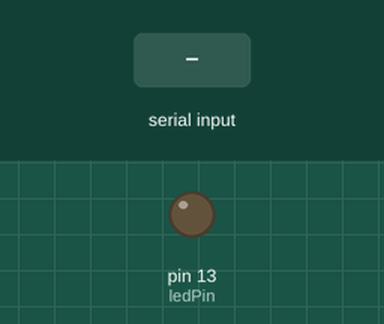
Simulated run of this sketch. Board: Arduino Uno, built with avr-gcc and run on an emulated ATmega328P. Parts: output pins drawn as LEDs (lit = HIGH). Inputs (shaded band) come from the test bench.

Above: at 1.2 s.
1.3 s: "90 45\n" received over Serial
At 2.1 s:
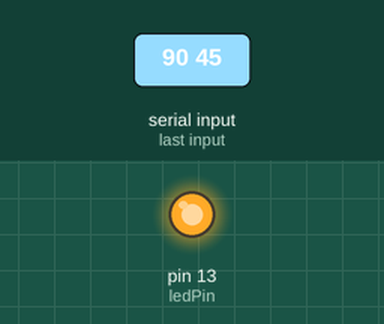
Timing chart, 0 to 10.3 s (numbered marks = the images above; inputs shaded):
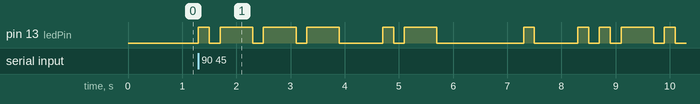

The sketch:

sketch_08_01.pde
```cpp
// sketch 08-01
#include <avr/pgmspace.h>
int ledPin = 13;
int dotDelay = 200;

PROGMEM prog_char sA[]  = ".-";
PROGMEM prog_char sB[]  = "-...";
PROGMEM prog_char sC[]  = "-.-.";
PROGMEM prog_char sD[]  = "-..";
PROGMEM prog_char sE[]  = ".";
PROGMEM prog_char sF[]  = "..-.";
PROGMEM prog_char sG[]  = "--.";
PROGMEM prog_char sH[]  = "....";
PROGMEM prog_char sI[]  = "..";
PROGMEM prog_char sJ[]  = ".---";
PROGMEM prog_char sK[]  = "-.-";
PROGMEM prog_char sL[]  = ".-..";
PROGMEM prog_char sM[]  = "--";
PROGMEM prog_char sN[]  = "-.";
PROGMEM prog_char sO[]  = "---";
PROGMEM prog_char sP[]  = ".--.";
PROGMEM prog_char sQ[]  = "--.-";
PROGMEM prog_char sR[]  = ".-.";
PROGMEM prog_char sS[]  = "...";
PROGMEM prog_char sT[]  = "-";
PROGMEM prog_char sU[]  = "..-";
PROGMEM prog_char sV[]  = "...-";
PROGMEM prog_char sW[]  = ".--";
PROGMEM prog_char sX[]  = "-..-";
PROGMEM prog_char sY[]  = "-.--";
PROGMEM prog_char sZ[]  = "--..";

PROGMEM const char* letters[] = {sA, sB, sC, sD, sE, sF, sG, sH, sI, sJ, sK, sL, sM,
                                sN, sO, sP, sQ, sR, sS, sT, sU, sV, sW, sX, sY, sZ};

PROGMEM prog_char s0[]  = "-----";
PROGMEM prog_char s1[]  = ".----";
PROGMEM prog_char s2[]  = "..---";
PROGMEM prog_char s3[]  = "...--";
PROGMEM prog_char s4[]  = "....-";
PROGMEM prog_char s5[]  = ".....";
PROGMEM prog_char s6[]  = "-....";
PROGMEM prog_char s7[]  = "--...";
PROGMEM prog_char s8[]  = "---..";
PROGMEM prog_char s9[]  = "----.";


PROGMEM const char* numbers[] = {s0, s1, s2, s3, s4, s5, s6, s7, s8, s9};

char buffer[6];

void setup()
{
  pinMode(ledPin, OUTPUT);
  Serial.begin(9600);
}

void loop()
{
  char ch;
  if (Serial.available() > 0)
  {
    ch = Serial.read();
    if (ch >= 'a' && ch <= 'z')
    {
      strcpy_P(buffer, (char*)pgm_read_word(&(letters[ch - 'a'])));
      flashSequence(buffer);
    }
    else if (ch >= 'A' && ch <= 'Z')
    {
      strcpy_P(buffer, (char*)pgm_read_word(&(letters[ch - 'A'])));
      flashSequence(buffer);
    }
    else if (ch >= '0' && ch <= '9')
    {
      strcpy_P(buffer, (char*)pgm_read_word(&(letters[ch - '0'])));
      flashSequence(buffer);
    }
    else if (ch == ' ')
    {
      delay(dotDelay * 4);  // gap between words
    }
  }
}

void flashSequence(char* sequence)
{
   int i = 0;
   while (sequence[i] != NULL)
   {
       flashDotOrDash(sequence[i]);
       i++;
   }
   delay(dotDelay * 3);    // gap between letters
}

void flashDotOrDash(char dotOrDash)
{
  digitalWrite(ledPin, HIGH);
  if (dotOrDash == '.')
  {
    delay(dotDelay);
  }
  else // must be a dash
  {
    delay(dotDelay * 3);
  }
  digitalWrite(ledPin, LOW);
  delay(dotDelay); // gap between flashes
}
```

Measured:
- after the input at 1.3 s, pin 13 (ledPin): LOW → HIGH at once, → LOW 0.20 s later, → HIGH 0.20 s later, → LOW 0.60 s later, … (22 changes in this stretch)
